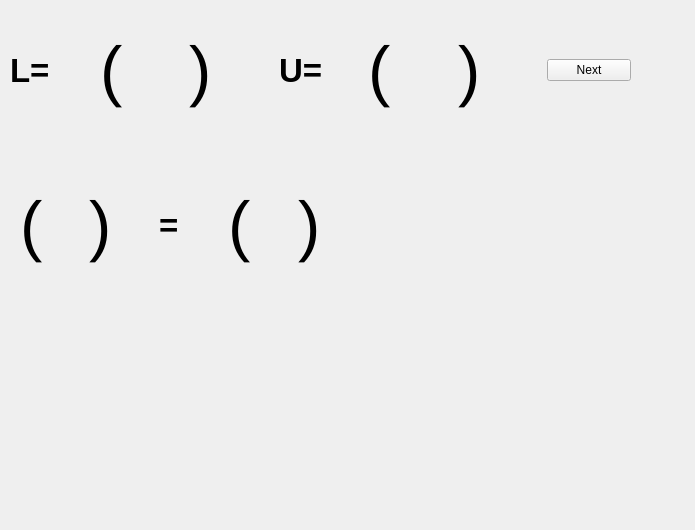
<?xml version="1.0" encoding="UTF-8"?>
<ui version="4.0">
 <class>luwid</class>
 <widget class="QWidget" name="luwid">
  <property name="geometry">
   <rect>
    <x>0</x>
    <y>0</y>
    <width>695</width>
    <height>530</height>
   </rect>
  </property>
  <property name="windowTitle">
   <string>Form</string>
  </property>
  <widget class="QWidget" name="layoutWidget">
   <property name="geometry">
    <rect>
     <x>10</x>
     <y>150</y>
     <width>351</width>
     <height>151</height>
    </rect>
   </property>
   <layout class="QHBoxLayout" name="horizontalLayout_5">
    <item>
     <spacer name="horizontalSpacer_8">
      <property name="orientation">
       <enum>Qt::Horizontal</enum>
      </property>
      <property name="sizeType">
       <enum>QSizePolicy::Fixed</enum>
      </property>
      <property name="sizeHint" stdset="0">
       <size>
        <width>10</width>
        <height>20</height>
       </size>
      </property>
     </spacer>
    </item>
    <item>
     <widget class="QLabel" name="label_13">
      <property name="font">
       <font>
        <pointsize>50</pointsize>
       </font>
      </property>
      <property name="text">
       <string>(</string>
      </property>
     </widget>
    </item>
    <item>
     <layout class="QGridLayout" name="solutionconstgrid">
      <property name="topMargin">
       <number>42</number>
      </property>
      <property name="bottomMargin">
       <number>25</number>
      </property>
      <property name="verticalSpacing">
       <number>0</number>
      </property>
     </layout>
    </item>
    <item>
     <widget class="QLabel" name="label_14">
      <property name="font">
       <font>
        <pointsize>50</pointsize>
       </font>
      </property>
      <property name="text">
       <string>)</string>
      </property>
     </widget>
    </item>
    <item>
     <widget class="QLabel" name="label_17">
      <property name="font">
       <font>
        <pointsize>25</pointsize>
        <weight>75</weight>
        <bold>true</bold>
       </font>
      </property>
      <property name="text">
       <string>=</string>
      </property>
     </widget>
    </item>
    <item>
     <widget class="QLabel" name="label_18">
      <property name="font">
       <font>
        <pointsize>50</pointsize>
       </font>
      </property>
      <property name="text">
       <string>(</string>
      </property>
     </widget>
    </item>
    <item>
     <layout class="QGridLayout" name="solutiongrid">
      <property name="topMargin">
       <number>20</number>
      </property>
      <property name="bottomMargin">
       <number>0</number>
      </property>
      <property name="verticalSpacing">
       <number>7</number>
      </property>
     </layout>
    </item>
    <item>
     <widget class="QLabel" name="label_19">
      <property name="font">
       <font>
        <pointsize>50</pointsize>
       </font>
      </property>
      <property name="text">
       <string>)</string>
      </property>
     </widget>
    </item>
   </layout>
  </widget>
  <widget class="QWidget" name="">
   <property name="geometry">
    <rect>
     <x>10</x>
     <y>0</y>
     <width>621</width>
     <height>141</height>
    </rect>
   </property>
   <layout class="QHBoxLayout" name="horizontalLayout">
    <item>
     <widget class="QLabel" name="label">
      <property name="font">
       <font>
        <pointsize>25</pointsize>
        <weight>75</weight>
        <bold>true</bold>
       </font>
      </property>
      <property name="text">
       <string>L=</string>
      </property>
     </widget>
    </item>
    <item>
     <widget class="QLabel" name="label_3">
      <property name="font">
       <font>
        <pointsize>50</pointsize>
       </font>
      </property>
      <property name="text">
       <string>(</string>
      </property>
     </widget>
    </item>
    <item>
     <layout class="QGridLayout" name="Lgrid"/>
    </item>
    <item>
     <widget class="QLabel" name="label_7">
      <property name="font">
       <font>
        <pointsize>50</pointsize>
       </font>
      </property>
      <property name="text">
       <string>)</string>
      </property>
     </widget>
    </item>
    <item>
     <widget class="QLabel" name="label_6">
      <property name="font">
       <font>
        <pointsize>25</pointsize>
        <weight>75</weight>
        <bold>true</bold>
       </font>
      </property>
      <property name="text">
       <string>U=</string>
      </property>
     </widget>
    </item>
    <item>
     <widget class="QLabel" name="label_4">
      <property name="font">
       <font>
        <pointsize>50</pointsize>
       </font>
      </property>
      <property name="text">
       <string>(</string>
      </property>
     </widget>
    </item>
    <item>
     <layout class="QGridLayout" name="Ugrid"/>
    </item>
    <item>
     <widget class="QLabel" name="label_5">
      <property name="font">
       <font>
        <pointsize>50</pointsize>
       </font>
      </property>
      <property name="text">
       <string>)</string>
      </property>
     </widget>
    </item>
    <item>
     <widget class="QPushButton" name="next">
      <property name="text">
       <string>Next</string>
      </property>
     </widget>
    </item>
   </layout>
  </widget>
 </widget>
 <resources/>
 <connections/>
</ui>
